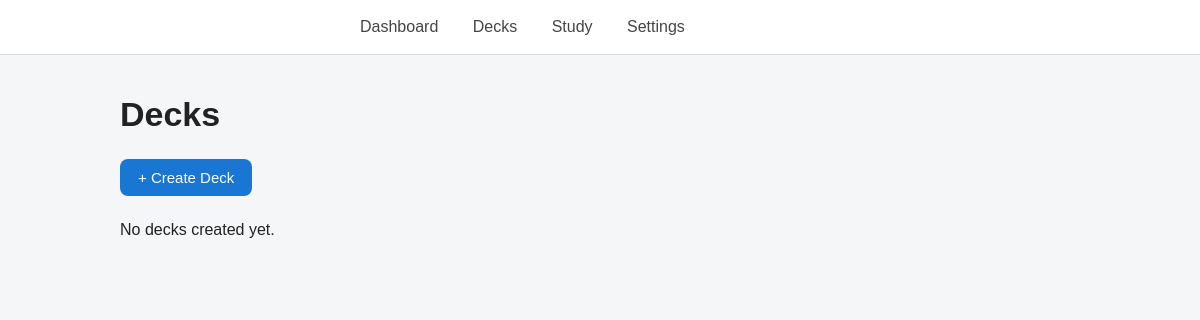
Before: /decks with the older database file.
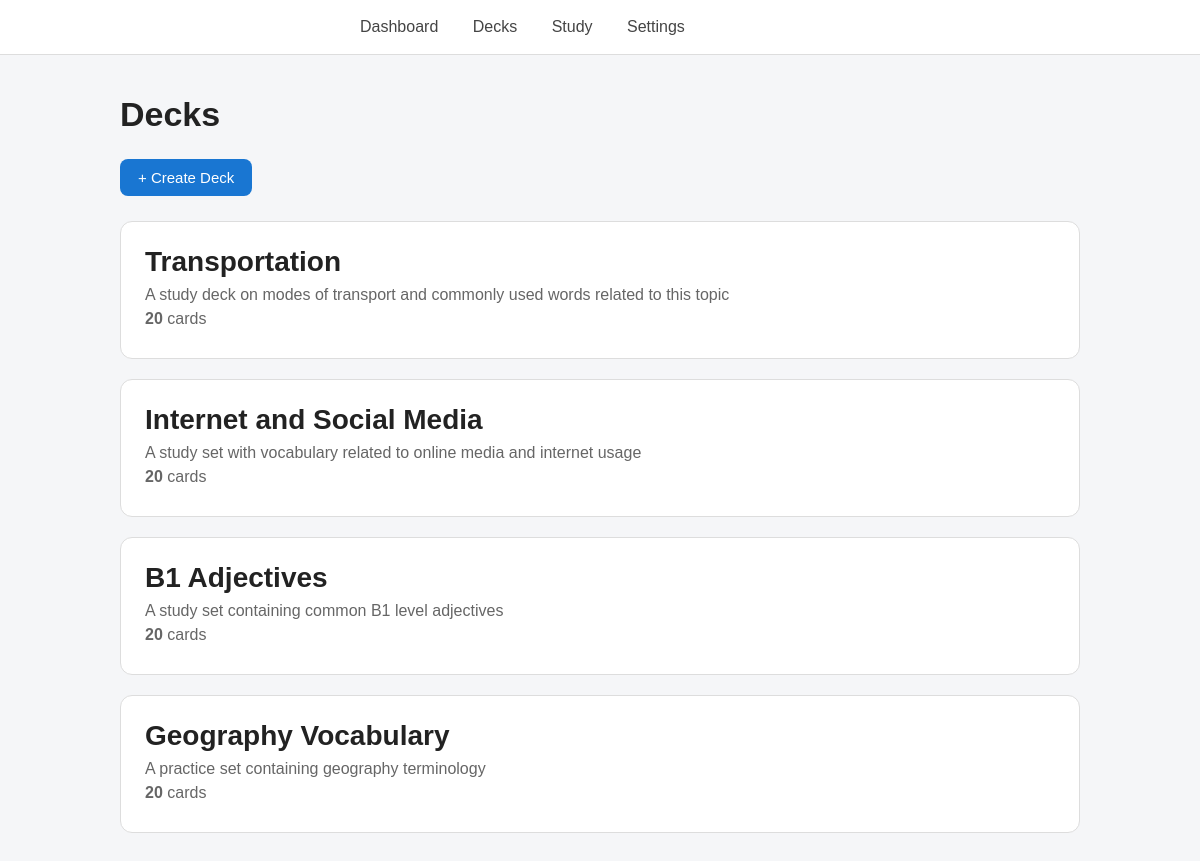
After: the same page with the newer database file.
### tables this page shows
CREATE TABLE decks (
    id INTEGER PRIMARY KEY AUTOINCREMENT,
    name TEXT NOT NULL,
    description TEXT,
    created_at TIMESTAMP DEFAULT CURRENT_TIMESTAMP
);

### routes/decks.py (the view)
@decks.route("/decks")
def index():
    return render_template(
        "decks/index.html",
        decks=get_all_decks()
    )

### database/database.py (called while the page is built)
def get_db():
    print(os.path.abspath(DATABASE))
    conn = sqlite3.connect(DATABASE)
    conn.row_factory = sqlite3.Row
    return conn
    return conn

def query_db(query, args=(), one=False):
    conn = get_db()
    cur = conn.execute(query, args)
    rows = cur.fetchall()
    conn.close()
    return (rows[0] if rows else None) if one else rows

### services/deck_service.py (called while the page is built)
def get_all_decks():
    return query_db("""
        SELECT
            decks.*,
            COUNT(cards.id) AS card_count
        FROM decks
        LEFT JOIN cards
            ON decks.id = cards.deck_id
        GROUP BY decks.id
        ORDER BY decks.created_at DESC
    """)

### templates/decks/index.html
{% extends "base.html" %}
{% block content %}
<h1>Decks</h1>
<div class="actions">
    <a href="{{ url_for('decks.new_deck') }}" class="btn">
        + Create Deck
    </a>
</div>
{% if decks %}
    {% for deck in decks %}
    <div class="card">
        <a href="{{ url_for('decks.view_deck', deck_id=deck['id']) }}"
           class="deck-title">
            {{ deck["name"] }}
        </a>
        <p>{{ deck["description"] }}</p>
        <p><strong>{{ deck["card_count"] }}</strong> cards</p>
    </div>
    {% endfor %}
{% else %}
<p>No decks created yet.</p>
{% endif %}
{% endblock %}

### templates/base.html (shortened to what this page needs)
<!DOCTYPE html>
<html>
<head>
    <link rel="stylesheet"
          href="{{ url_for('static', filename='css/style.css') }}">
</head>
<body>
    <nav>
        <a href="/">Dashboard</a>
        <a href="/decks">Decks</a>
        <a href="/study">Study</a>
        <a href="/settings">Settings</a>
    </nav>
    <div class="container">
        {% block content %}
        {% endblock %}
    </div>
</body>
</html>

### static/css/style.css (style rules this page uses)
* { margin:0; padding:0; box-sizing:border-box; }
body { font-family:Arial, Helvetica, sans-serif; background:#f5f6f8; color:#222; }
.container { max-width:1000px; margin:40px auto; padding:0 20px; }
nav { background:white; padding:18px 360px; border-bottom:1px solid #ddd; margin-bottom:30px; }
nav a { text-decoration:none; color:#444; margin-right:30px; font-size:16px; transition:0.2s; }
h1 { font-size:34px; margin-bottom:20px; }
.card { background:white; border:1px solid #ddd; border-radius:12px; padding:24px; margin-bottom:20px; transition:0.2s; }
.card p { color:#666; margin-bottom:6px; }
button, .btn { display:inline-block; background:#1976d2; color:white; padding:10px 18px; border:none; border-radius:8px; cursor:pointer; text-decoration:none; font-size:15px; transition:0.2s; }
.actions { display:flex; gap:12px; flex-wrap:wrap; margin:25px 0; }
.deck-title { display:inline-block; text-decoration:none; color:#222; font-size:28px; font-weight:600; margin-bottom:8px; transition:0.2s; }

Changed rows visible on the page:
added decks: name "Transportation", description "A study deck on modes of transport and commonly used words related to this topic", card_count "20"
added decks: name "Internet and Social Media", description "A study set with vocabulary related to online media and internet usage", card_count "20"
added decks: name "B1 Adjectives", description "A study set containing common B1 level adjectives", card_count "20"
added decks: name "Geography Vocabulary", description "A practice set containing geography terminology", card_count "20"
Other visible differences:
text no longer shown: "No decks created yet."
